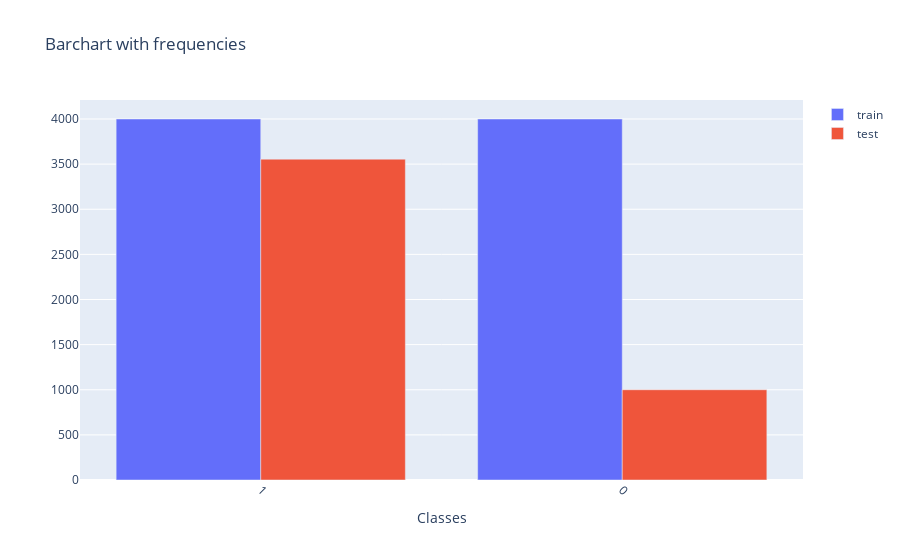

This figure's notebook cell:
### Markdown cell above
## Undersampling
The dataset is highly imbalanced and the smallest class has a few data compared to the majority class.  
Since there is a satisfying amount of training data, undersampling of the major 'I' class can be performed.

### Code cell
# find class with minimum length
min_length = np.inf
for v in trainpd['class'].unique():
    lngth = len(trainpd[trainpd['class'] == v])
    if lngth < min_length:
        min_length = lngth

delindex = trainpd[trainpd['class'] == 1].index[0:(len(trainpd[trainpd['class'] == 1]) - min_length)]
trainpd.drop(delindex, inplace=True)

freqstrain = trainpd['class'].value_counts().tolist()
freqstest = testpd['class'].value_counts().tolist()

plot_traintest(['1','0'], freqstrain, freqstest)

### Figure 1 — Plotly figure (JSON) as saved in the notebook; plotly's stock layout.template omitted (floating-point values rounded to 4 significant figures)
{"data": [{"name": "train", "type": "bar", "x": ["1", "0"], "y": [4000, 4000]}, {"name": "test", "type": "bar", "x": ["1", "0"], "y": [3555, 1000]}], "layout": {"title": {"text": "Barchart with frequencies"}, "xaxis": {"tickangle": 45, "title": {"text": "Classes"}, "type": "category"}}}
